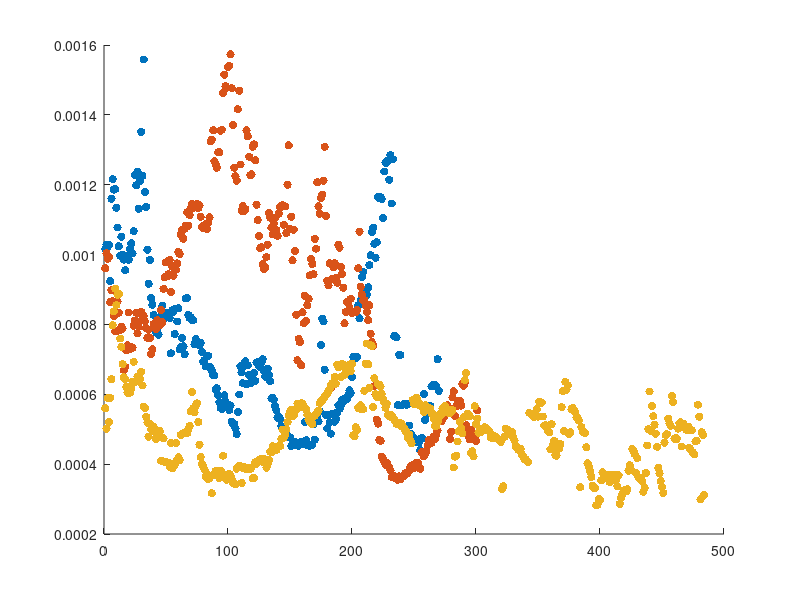

MATLAB code to generate this figure:
load("ExperimentalObservables.mat")
figPress = figure(1);
hold on
tmaxArr = [271,302,485,2029,1625,1901,1164,305,397,1071,90,550,212,306,274,305];


for runNum = 1:3
    tm = tmaxArr(runNum);
    scatter(linspace(1,tm-1,tm-1),Pressure{runNum},'filled')
end